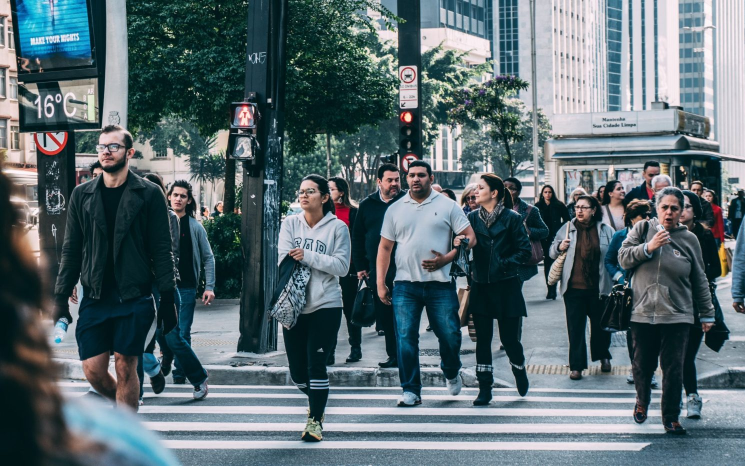
#> input picture analyze/street.jpg, 1490 x 932 px (shown at 1/2 size); its folder holds only this picture in this run
$ python main_test.py
#> lines starting #> are read from the running program, lines starting #| are printed output that depends on the picture; after the words box and inside, x2 and y2 are one past the last pixel; in counts of white or black regions, pixels touching at a corner belong together
import cv2
import time
import numpy as np
import imutils
from imutils import paths
from imutils.object_detection import non_max_suppression

start = time.time()
hog = cv2.HOGDescriptor()
hog.setSVMDetector(cv2.HOGDescriptor_getDefaultPeopleDetector())
timeFile = open('time.txt', 'w')
loopCounter = 1
timeAvg = 0.0

print("[INFO] ======Program Start======")

while loopCounter < 100:
    for imagePath in paths.list_images('./analyze'):
        image = cv2.imread(imagePath)
#> image is the input picture: shape (932, 1490, 3); mean B, G, R 111.8, 106.4, 89.4
        image = imutils.resize(image, width=min(400, image.shape[1]))
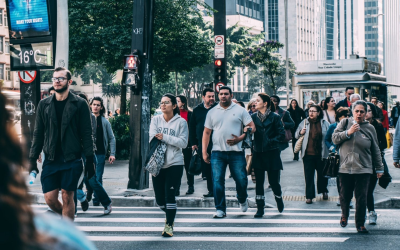
#> image: shape (250, 400, 3); mean B, G, R 111.8, 106.4, 89.4
        orig = image.copy()

        (rects, weights) = hog.detectMultiScale(image, winStride=(4, 4), padding=(8, 8), scale=1.05)
#> rects = [[278, 82, 73, 145], [319, 93, 80, 157], [201, 63, 90, 180], [40, 55, 93, 187], [122, 71, 94, 179]]; weights = [2.33, 2.92, 2.45, 0.818, 0.711]

        rects = np.array([[x, y, x + w, y + h] for (x, y, w, h) in rects])
#> rects = [[278, 82, 351, 227], [319, 93, 399, 250], [201, 63, 291, 243], [40, 55, 133, 242], [122, 71, 216, 250]]
        pick = non_max_suppression(rects, probs=None, overlapThresh=0.65)
#> pick = [[122, 71, 216, 250], [319, 93, 399, 250], [201, 63, 291, 243], [40, 55, 133, 242], [278, 82, 351, 227]]

        for (xA, yA, xB, yB) in pick:
            cv2.rectangle(image, (xA, yA), (xB, yB), (0, 255, 0), 2)
            cv2.imwrite('result.jpg', image)
#> this loop made 5 passes
#> pass 1, `cv2.imwrite('result.jpg', image)`:
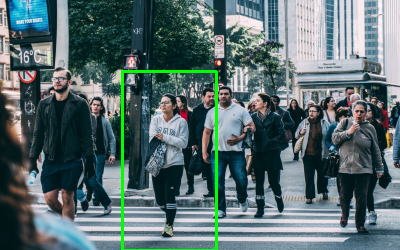
#> saved as result.jpg: shape (250, 400, 3); mean B, G, R 110.2, 108.6, 88.3
#> pass 2, `cv2.imwrite('result.jpg', image)`:
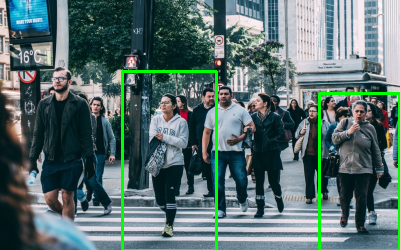
#> saved as result.jpg: shape (250, 400, 3); mean B, G, R 109, 110.3, 87.3
#> after the loop:
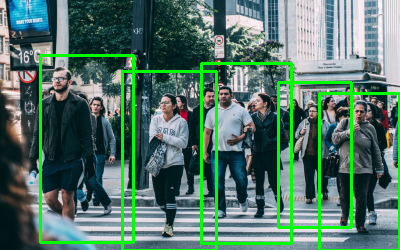
#> image: shape (250, 400, 3); 7.06% of pixels changed, all inside (x1, y1, x2, y2) = (39, 54, 400, 250)

        filename = imagePath[imagePath.rfind("/") + 1:]
        print("[INFO] {}: {} original boxes, {} after suppression, {} times detected".format(filename, len(rects), len(pick), loopCounter))
#| [INFO] street.jpg: 5 original boxes, 5 after suppression, 1 times detected
        log = str(time.time() - start) + '\n'
        timeFile.write(log)

        loopCounter = loopCounter + 1
        timeAvg = (timeAvg + (time.time() - start))

print("[INFO] Time : ", time.time() - start)
print("[DONE] Time-Avg : ", timeAvg / loopCounter)
timeFile.close()
